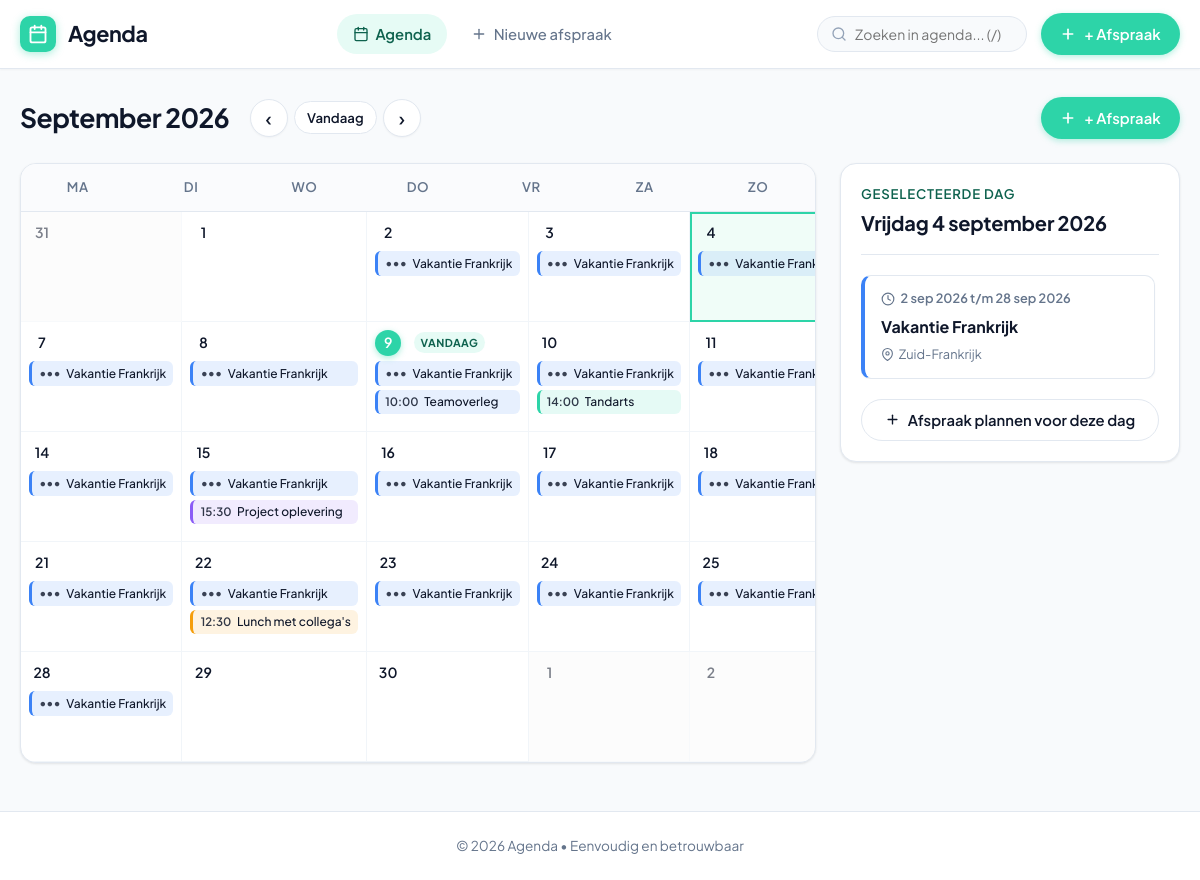
The page /?year=2026&month=9&day=4 on the database its author committed.
### tables this page shows
CREATE TABLE events (
    id INTEGER PRIMARY KEY AUTOINCREMENT,
    title TEXT NOT NULL,
    description TEXT,
    event_date TEXT NOT NULL,
    start_time TEXT NOT NULL,
    end_time TEXT,
    location TEXT,
    color TEXT DEFAULT '#2DD4A8',
    created_at TEXT NOT NULL
, end_date TEXT);

### app.py (the view)
@app.route('/')
def index():
    today = date.today()
    try:
        year = int(request.args.get('year', today.year))
    except (ValueError, TypeError):
        year = today.year
    try:
        month = int(request.args.get('month', today.month))
    except (ValueError, TypeError):
        month = today.month
    if month < 1:
        month = 12
        year -= 1
    elif month > 12:
        month = 1
        year += 1
    try:
        selected_day = int(request.args.get('day', today.day if (year == today.year and month == today.month) else 1))
    except (ValueError, TypeError):
        selected_day = 1
    max_days = calendar.monthrange(year, month)[1]
    if selected_day < 1:
        selected_day = 1
    elif selected_day > max_days:
        selected_day = max_days
    selected_date = date(year, month, selected_day)
    if month == 1:
        prev_year = year - 1
        prev_month = 12
    else:
        prev_year = year
        prev_month = month - 1
    if month == 12:
        next_year = year + 1
        next_month = 1
    else:
        next_year = year
        next_month = month + 1
    cal = calendar.Calendar(firstweekday=0)
    month_matrix = cal.monthdatescalendar(year, month)
    min_date_str = month_matrix[0][0].strftime('%Y-%m-%d')
    max_date_str = month_matrix[-1][-1].strftime('%Y-%m-%d')
    db = get_db()
    cursor = db.execute(
        """
        SELECT * FROM events
        WHERE event_date <= ? AND COALESCE(NULLIF(end_date, ''), event_date) >= ?
        ORDER BY event_date ASC, COALESCE(start_time, '') ASC
        """,
        (max_date_str, min_date_str)
    )
    all_events = cursor.fetchall()
    events_by_date = {}
    for ev in all_events:
        ev_dict = dict(ev)
        s_date = datetime.strptime(ev_dict['event_date'], "%Y-%m-%d").date()
        e_date_str = ev_dict['end_date'] or ev_dict['event_date']
        e_date = datetime.strptime(e_date_str, "%Y-%m-%d").date()
        is_multiday = (e_date > s_date)
        ev_dict['is_multiday'] = is_multiday
        curr_d = s_date
        step = timedelta(days=1)
        while curr_d <= e_date:
            curr_str = curr_d.strftime('%Y-%m-%d')
            if curr_str not in events_by_date:
                events_by_date[curr_str] = []
            day_instance = dict(ev_dict)
            day_instance['is_first_day'] = (curr_d == s_date)
            day_instance['is_last_day'] = (curr_d == e_date)
            events_by_date[curr_str].append(day_instance)
            curr_d += step
    calendar_weeks = []
    for week in month_matrix:
        week_days = []
        for d in week:
            d_str = d.strftime('%Y-%m-%d')
            week_days.append({
                'date': d,
                'date_str': d_str,
                'day_number': d.day,
                'is_current_month': (d.month == month),
                'is_today': (d == today),
                'is_selected': (d == selected_date),
                'events': events_by_date.get(d_str, [])
            })
        calendar_weeks.append(week_days)
    selected_date_str = selected_date.strftime('%Y-%m-%d')
    selected_day_events = events_by_date.get(selected_date_str, [])
    return render_template(
        'index.html',
        year=year,
        month=month,
        month_name=DUTCH_MONTHS[month],
        selected_date=selected_date,
        selected_date_str=selected_date_str,
        selected_day_events=selected_day_events,
        calendar_weeks=calendar_weeks,
        prev_year=prev_year,
        prev_month=prev_month,
        next_year=next_year,
        next_month=next_month,
        today=today
    )

### app.py (called while the page is built)
def get_db():
    if 'db' not in g:
        g.db = sqlite3.connect(DATABASE)
        g.db.row_factory = sqlite3.Row
        g.db.execute("PRAGMA foreign_keys = ON")
        g.db.execute("PRAGMA busy_timeout = 3000")
    return g.db

@app.before_request
def csrf_protect():
    if '_csrf_token' not in session:
        session['_csrf_token'] = secrets.token_hex(24)
    if request.method == 'POST':
        token = request.form.get('csrf_token') or request.headers.get('X-CSRFToken')
        if not token or token != session.get('_csrf_token'):
            abort(400, description="Ongeldig of ontbrekend CSRF-beveiligingstoken.")

@app.context_processor
def inject_globals():
    def csrf_token():
        if '_csrf_token' not in session:
            session['_csrf_token'] = secrets.token_hex(24)
        return session['_csrf_token']
    return {
        'csrf_token': csrf_token,
        'today_date': date.today(),
        'preset_colors': PRESET_COLORS,
        'dutch_days_short': DUTCH_DAYS_SHORT
    }

@app.template_filter('dutch_date')
def dutch_date_filter(val):
    if not val:
        return ""
    if isinstance(val, str):
        try:
            d = datetime.strptime(val, "%Y-%m-%d").date()
        except ValueError:
            return val
    elif isinstance(val, (datetime, date)):
        d = val if isinstance(val, date) else val.date()
    else:
        return str(val)
    weekday_name = DUTCH_DAYS[d.weekday()]
    month_name = DUTCH_MONTHS[d.month].lower()
    return f"{weekday_name} {d.day} {month_name} {d.year}"

@app.template_filter('dutch_date_short')
def dutch_date_short_filter(val):
    if not val:
        return ""
    if isinstance(val, str):
        try:
            d = datetime.strptime(val, "%Y-%m-%d").date()
        except ValueError:
            return val
    elif isinstance(val, (datetime, date)):
        d = val if isinstance(val, date) else val.date()
    else:
        return str(val)
    month_name = DUTCH_MONTHS[d.month][:3].lower()
    return f"{d.day} {month_name} {d.year}"

### templates/index.html (shortened to what this page needs)
{% extends "base.html" %}
{% block content %}
<div class="calendar-toolbar">
    <div class="calendar-nav-group">
        <h1 class="calendar-title">{{ month_name }} {{ year }}</h1>
        <div style="display: flex; gap: 0.4rem; align-items: center;">
            <a href="{{ url_for('index', year=prev_year, month=prev_month) }}" class="nav-arrow-btn" aria-label="Vorige maand" title="Vorige maand">
                ‹
            </a>
            <a href="{{ url_for('index', year=today.year, month=today.month, day=today.day) }}" class="btn btn-outline btn-sm" id="btn-today">
                Vandaag
            </a>
            <a href="{{ url_for('index', year=next_year, month=next_month) }}" class="nav-arrow-btn" aria-label="Volgende maand" title="Volgende maand">
                ›
            </a>
        </div>
    </div>
    <div class="toolbar-actions">
        <a href="{{ url_for('add_event', date=selected_date_str) }}" class="btn btn-primary" id="btn-add-for-day">
            <svg width="16" height="16" viewBox="0 0 24 24" fill="none" stroke="currentColor" stroke-width="2.5" stroke-linecap="round" stroke-linejoin="round">
                <line x1="12" y1="5" x2="12" y2="19"></line>
                <line x1="5" y1="12" x2="19" y2="12"></line>
            </svg>
            + Afspraak
        </a>
    </div>
</div>
<div class="calendar-layout">
    <div class="calendar-card">
        <div class="calendar-days-header">
            {% for day_name in dutch_days_short %}
                <div class="day-name-col">{{ day_name }}</div>
            {% endfor %}
        </div>
        <div class="calendar-grid">
            {% for week in calendar_weeks %}
                {% for day in week %}
                    <div class="calendar-cell {% if not day.is_current_month %}other-month{% endif %} {% if day.is_today %}is-today{% endif %} {% if day.is_selected %}is-selected{% endif %}"
                         onclick="if(!event.target.closest('.event-pill') && !event.target.closest('.add-on-hover')) { window.location.href='{{ url_for('index', year=year, month=month, day=day.date.day) }}'; }">
                        <div class="cell-top">
                            <div class="day-number">
                                {{ day.day_number }}
                            </div>
                            {% if day.is_today %}
                                <span class="today-tag">Vandaag</span>
                            {% endif %}
                        </div>
                        <div class="cell-events">
                            {% for ev in day.events %}
                                <a href="{{ url_for('view_event', event_id=ev.id) }}"
                                   class="event-pill {% if ev.is_multiday %}event-pill-multiday{% endif %}"
                                   data-event-id="{{ ev.id }}"
                                   style="background-color: {{ ev.color }}1f; border-left-color: {{ ev.color }};"
                                   title="{% if ev.is_multiday %}{{ ev|event_date_display }}{% if ev.start_time %}, {{ ev.start_time }}{% endif %}{% else %}{{ ev.start_time or 'Hele dag' }}{% endif %}: {{ ev.title }}">
                                    {% if ev.start_time %}
                                        <span class="pill-time">{{ ev.start_time }}</span>
                                    {% elif ev.is_multiday %}
                                        <span class="pill-time" style="font-size: 0.68rem; font-weight: 700; opacity: 0.8;">&bull;&bull;&bull;</span>
                                    {% endif %}
                                    <span class="pill-title">{{ ev.title }}</span>
                                </a>
                            {% endfor %}
                        </div>
                    </div>
                {% endfor %}
            {% endfor %}
        </div>
    </div>
    <aside class="day-sidebar">
        <div class="day-sidebar-header">
            <div class="day-sidebar-subtitle">
                {% if selected_date == today %}
                    Vandaag
                {% else %}
                    Geselecteerde dag
                {% endif %}
            </div>
            <h2 class="day-sidebar-title">{{ selected_date|dutch_date }}</h2>
        </div>
        <div class="day-events-list">
            {% if selected_day_events %}
                {% for ev in selected_day_events %}
                    <a href="{{ url_for('view_event', event_id=ev.id) }}"
                       class="agenda-card"
                       data-event-id="{{ ev.id }}"
                       style="border-left-color: {{ ev.color }};">
                        <div class="agenda-card-time">
                            <svg width="14" height="14" viewBox="0 0 24 24" fill="none" stroke="currentColor" stroke-width="2" stroke-linecap="round" stroke-linejoin="round">
                                <circle cx="12" cy="12" r="10"></circle>
                                <polyline points="12 6 12 12 16 14"></polyline>
                            </svg>
                            {% if ev.is_multiday %}
                                <span>{{ ev|event_date_display }}{% if ev.start_time %} &bull; {{ ev.start_time }}{% if ev.end_time %} &ndash; {{ ev.end_time }}{% endif %}{% endif %}</span>
                            {% elif ev.start_time %}
                                <span>{{ ev.start_time }}{% if ev.end_time %} &ndash; {{ ev.end_time }}{% endif %}</span>
                            {% else %}
                                <span>Hele dag</span>
                            {% endif %}
                        </div>
                        <div class="agenda-card-title">{{ ev.title }}</div>
                        {% if ev.location or ev.description %}
                            <div class="agenda-card-meta">
                                {% if ev.location %}
                                    <div class="agenda-meta-item">
                                        <svg width="13" height="13" viewBox="0 0 24 24" fill="none" stroke="currentColor" stroke-width="2" stroke-linecap="round" stroke-linejoin="round">
                                            <path d="M21 10c0 7-9 13-9 13s-9-6-9-13a9 9 0 0 1 18 0z"></path>
                                            <circle cx="12" cy="10" r="3"></circle>
                                        </svg>
                                        <span>{{ ev.location }}</span>
                                    </div>
                                {% endif %}
                            </div>
                        {% endif %}
                    </a>
                {% endfor %}
            {% else %}
                <div class="empty-day-state">
                    <div class="empty-day-icon">☕</div>
                    <p style="font-weight: 600; color: var(--text-main); margin-bottom: 0.25rem;">Geen afspraken</p>
                    <p style="font-size: 0.85rem;">Geniet van je vrije tijd of plan een nieuwe activiteit.</p>
                </div>
            {% endif %}
        </div>
        <a href="{{ url_for('add_event', date=selected_date_str) }}" class="btn btn-outline" style="width: 100%; justify-content: center;" id="btn-sidebar-add">
            <svg width="15" height="15" viewBox="0 0 24 24" fill="none" stroke="currentColor" stroke-width="2.2" stroke-linecap="round" stroke-linejoin="round">
                <line x1="12" y1="5" x2="12" y2="19"></line>
                <line x1="5" y1="12" x2="19" y2="12"></line>
            </svg>
            Afspraak plannen voor deze dag
        </a>
    </aside>
</div>
{% endblock %}

### rows shown on the page
events: title "Vakantie Frankrijk", title "Vakantie…", ev "2 sep 2026 t/m 28 sep 2026", location "Zuid-Frankrijk"
events: start_time "10:00", title "Teamoverleg"
events: start_time "14:00", title "Tandarts"
events: start_time "15:30", title "Project oplevering"
events: start_time "12:30", title "Lunch met collega's"

### other values the page prints
{{ month_name }} "September"
{{ year }} "2026"
{{ day_name }} "MA" "DI" "WO" "DO" "VR" "ZA" "ZO"
{{ day.day_number }} "31" "1" "2" "3" "4" "7" "8" "9" "10" "11" "14" "15" "16" "17" "18" "21" "22" "23" "24" "25" "28" "29" "30" "1" "2"
{{ selected_date|dutch_date }} "Vrijdag 4 september 2026"
